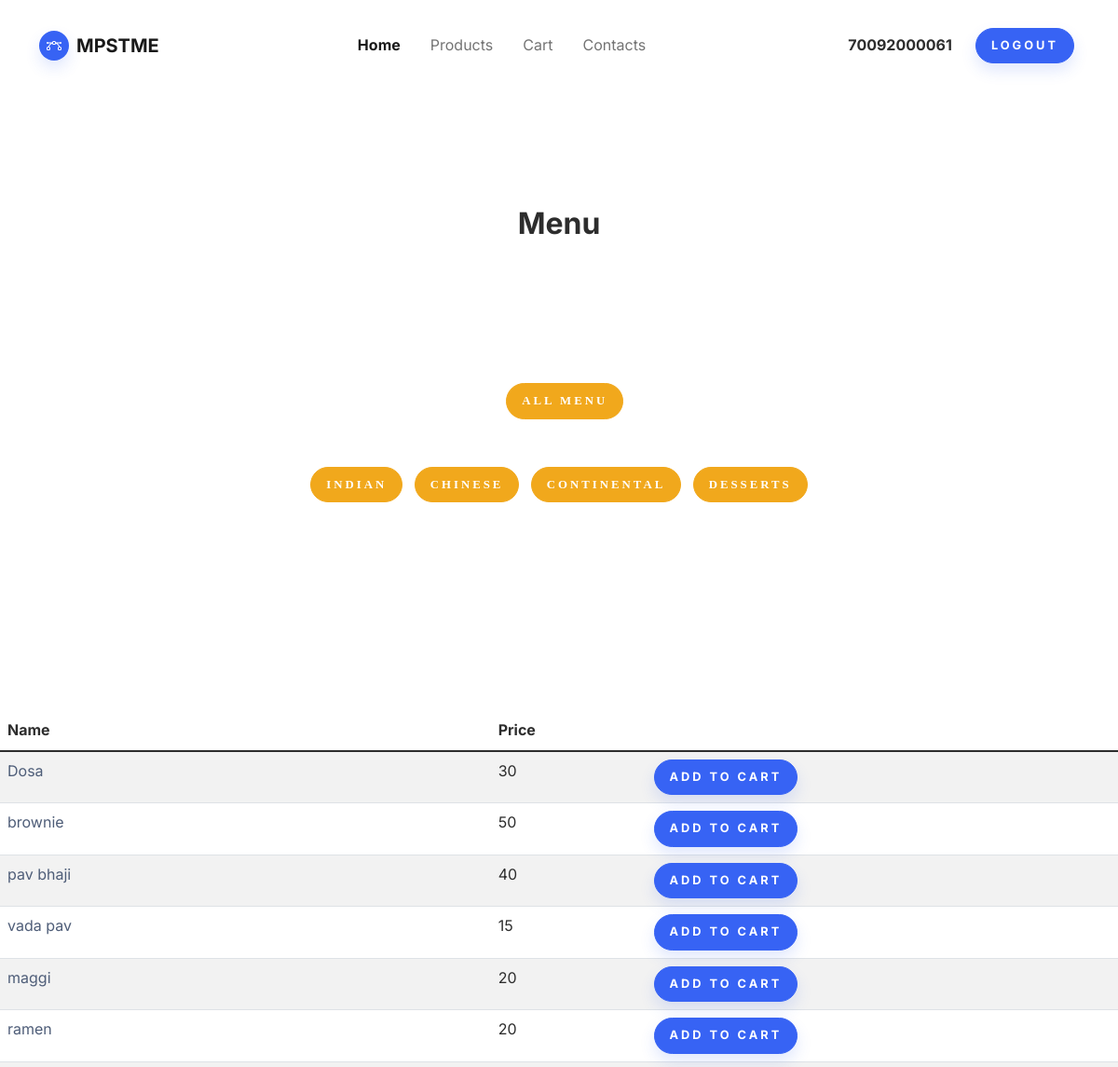
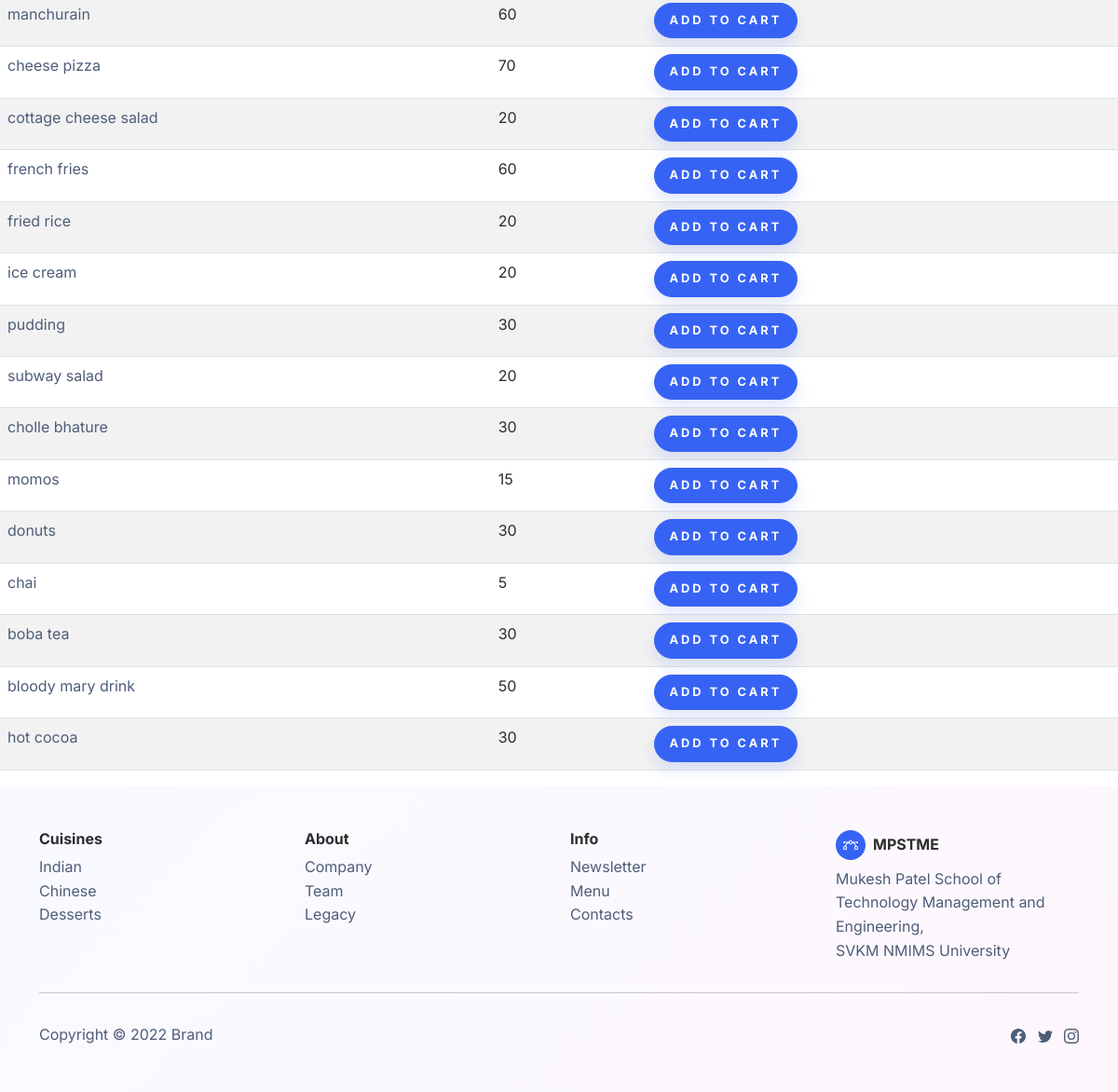
Screenshot of /products/ (signed in) with the database file from the repository (2 pictures, top to bottom).
### home/models.py (models this page shows, shortened)
class Menu(models.Model):
    name=models.CharField(max_length=50)
    price=models.IntegerField()
    prep_time=models.IntegerField()
    cuisines=(
        ('0', "None"),
        ("Indian", "Indian"),
        ("Chinese", "Chinese"),
        ("Continental", "Continental"),
        ("Desserts", "Desserts"),
    )
    cuisine=models.CharField(choices=cuisines, max_length=30, default="None")
    img=models.ImageField(upload_to='img/', null=True, blank=True)
    class Meta:
        verbose_name_plural = "Menu"

### home/views.py (the view)
# urls.py: path('products/',views.products,name='products'),
def products(request):
    menu= Menu.objects.all()
    context={"menu":menu}
    return render(request, 'products.html',context)

### templates/products.html (shortened to what this page needs)
{% extends './common/base.html'%}
{% load static %}
{% block content%}
    <section class="py-5 mt-5" >
        <div class="container py-5" style="max-width:1000px">
            <div class="row mb-4 mb-lg-5">
                <div class="col-md-8 col-xl-6 text-center mx-auto">
                    <h2 class="fw-bold">Menu</h2>
                </div>
            </div>
            <section class="py-5 mt-5">
              <div class="container py-5">
                  <div class="row mx-auto" style="max-width: 900px;">
                      <div class="col">
                <div class="tabs" style="display:table; margin: 0 auto">
                          <ul class="tabs-nav" role="tablist">
                  <li role="presentation" style="display: inline; margin-left: 210px;">
                    <a id="tab-3-and-4-course-prix-fixe"
                      class="btn btn-tabs active"
                      href="{% url 'products' %}"
                      role="tab"
                      aria-controls="3-and-4-course-prix-fixe"
                      aria-selected="true"
                      data-order="1"
                      name="indian"
                      tabindex="0">All Menu</a>
                  </li>
                  <br>
                  <br>
                  <br>
                  <li role="presentation" style="display: inline;">
                    <a id="tab-3-and-4-course-prix-fixe"
                      class="btn btn-tabs active"
                      href="{% url 'products_cuis' 'Indian' %}"
                      role="tab"
                      aria-controls="3-and-4-course-prix-fixe"
                      aria-selected="true"
                      data-order="1"
                      name="indian"
                      tabindex="0">Indian</a>
                  </li>
                  <li role="presentation" style="display: inline;">
                    <a id="tab-january2022tasting"
                      class="btn btn-tabs"
                      href="{% url 'products_cuis' 'Chinese' %}"
                      role="tab"
                      aria-controls="january2022tasting"
                      aria-selected="false"
                      name="chinese"
                      data-order="2"
                      tabindex="-1">Chinese</a>
                  </li>
                  <li role="presentation" style="display: inline;">
                    <a id="tab-wine-list-copy"
                      class="btn btn-tabs"
                      href="{% url 'products_cuis' 'Continental' %}"
                      role="tab"
                      aria-controls="wine-list-copy"
                      aria-selected="false"
                      name="continental"
                      data-order="3"
                      tabindex="-1">Continental</a>
                  </li>
                  <li role="presentation" style="display: inline;">
                    <a id="tab-wine"
                      class="btn btn-tabs"
                      href="{% url 'products_cuis' 'Desserts' %}"
                      role="tab"
                      aria-controls="wine"
                      aria-selected="false"
                      name="dessert"
                      data-order="4"
                      tabindex="-1">Desserts</a>
                  </li>
                  </ul>
                          </div>
                      </div>
                  </div>
              </div>
          </section>
    </section>
    <div>
        <table class="table table-striped">
            <thead>
              <tr>
                <th scope="col">Name</th>
                <th scope="col">Price</th>
              </tr>
            </thead>
            <tbody>
            {% for item in menu %}
              <tr>
                <td><a href="{% url 'product' item.name %}">{{item.name}}</a></td>
                <td>{{item.price}}</td>
                {% if user.is_authenticated %}
                <td><button onclick="myFunction()" class="btn btn-primary shadow update-cart" data-product="{{item.id}}" data-action="add" href="#">Add to Cart</button></td>
                {% endif %}
              </tr>
            {% endfor %}
            </tbody>
          </table>
        </div>
    {% endblock %}

### templates/common/base.html (shortened to what this page needs)
{% load static %}
<!DOCTYPE html>
<html lang="en">
<head>
    <link rel="stylesheet" href="{% static 'bootstrap/css/bootstrap.min.css' %}">
    <link rel="stylesheet" href="{% static 'bootstrap/css/styles.css' %}">
</head>
<body style="/*background: url(&quot;design.jpg&quot;);*/background-position: 0 -60px;">
    <nav class="navbar navbar-light navbar-expand-md fixed-top navbar-shrink py-3" id="mainNav">
        <div class="container"><a class="navbar-brand d-flex align-items-center" href="/"><span class="bs-icon-sm bs-icon-circle bs-icon-primary shadow d-flex justify-content-center align-items-center me-2 bs-icon">
                    </span><span>MPSTME</span></a>
            <div class="collapse navbar-collapse" id="navcol-1">
                <ul class="navbar-nav mx-auto">
                    <li class="nav-item"><a class="nav-link active" href="{% url 'home' %}">Home</a></li>
                    <li class="nav-item"><a class="nav-link" href="{% url 'products' %}">Products</a></li>
                    <li class="nav-item"><a class="nav-link" href="{% url 'shoppingcart' %}">Cart</a></li>
                    <li class="nav-item"><a class="nav-link" href="{% url 'contacts' %}">Contacts</a></li>
                </ul>
                <p style="margin: 20px;"><strong>{{user.username}}</strong></p>
                {% if not user.is_authenticated %}
                <a class="btn btn-primary shadow" style="margin: 5px;" role="button" href="{% url 'signup' %}">Sign up</a>
                <a class="btn btn-primary shadow" style="margin: 5px;" role="button" href="{% url 'login' %}">Login</a>
                {% else %}
                <a class="btn btn-primary shadow" style="margin: 5px;" role="button" href="{% url 'logout' %}">Logout</a>
                {% endif %}
            </div>
        </div>
    </nav>
    <br><br><br>
    {% block content %}
    {% endblock %}
    <footer class="bg-primary-gradient">
        <div class="container py-4 py-lg-5">
            <div class="row justify-content-center">
                <div class="col-sm-4 col-md-3 text-center text-lg-start d-flex flex-column item">
                    <h3 class="fs-6 fw-bold">Cuisines</h3>
                    <ul class="list-unstyled">
                        <li><a href="{% url 'products_cuis' 'Indian' %}">Indian</a></li>
                        <li><a href="{% url 'products_cuis' 'Chinese' %}">Chinese</a></li>
                        <li><a href="{% url 'products_cuis' 'Desserts' %}">Desserts</a></li>
                    </ul>
                </div>
                <div class="col-sm-4 col-md-3 text-center text-lg-start d-flex flex-column item">
                    <h3 class="fs-6 fw-bold">About</h3>
                    <ul class="list-unstyled">
                        <li><a href="#">Company</a></li>
                        <li><a href="#">Team</a></li>
                        <li><a href="#">Legacy</a></li>
                    </ul>
                </div>
                <div class="col-sm-4 col-md-3 text-center text-lg-start d-flex flex-column item">
                    <h3 class="fs-6 fw-bold">Info</h3>
                    <ul class="list-unstyled">
                        <li><a href="">Newsletter</a></li>
                        <li><a href="{% url 'products' %}">Menu</a></li>
                        <li><a href="{% url 'contacts' %}">Contacts</a></li>
                    </ul>
                </div>
                <div class="col-lg-3 text-center text-lg-start d-flex flex-column align-items-center order-first align-items-lg-start order-lg-last item social">
                    <div class="fw-bold d-flex align-items-center mb-2"><span class="bs-icon-sm bs-icon-circle bs-icon-primary d-flex justify-content-center align-items-center bs-icon me-2"></span><span>MPSTME</span></div>
                    <p class="text-muted copyright">Mukesh Patel School of Technology Management and Engineering, <br>SVKM NMIMS University</p>
                </div>
            </div>
            <hr>
            <div class="text-muted d-flex justify-content-between align-items-center pt-3">
                <p class="mb-0">Copyright © 2022 Brand</p>
                <ul class="list-inline mb-0">
                    <li class="list-inline-item"></li>
                    <li class="list-inline-item"></li>
                    <li class="list-inline-item"></li>
                </ul>
            </div>
        </div>
    </footer>
</body>
</html>

### rows the page displays
Menu: name "Dosa", price "30"
Menu: name "brownie", price "50"
Menu: name "pav bhaji", price "40"
Menu: name "vada pav", price "15"
Menu: name "maggi", price "20"
Menu: name "ramen", price "20"
Menu: name "manchurain", price "60"
Menu: name "cheese pizza", price "70"
Menu: name "cottage cheese salad", price "20"
Menu: name "french fries", price "60"
Menu: name "fried rice", price "20"
Menu: name "ice cream", price "20"
Menu: name "pudding", price "30"
Menu: name "subway salad", price "20"
Menu: name "cholle bhature", price "30"
Menu: name "momos", price "15"
Menu: name "donuts", price "30"
Menu: name "chai", price "5"
Menu: name "boba tea", price "30"
Menu: name "bloody mary drink", price "50"
Menu: name "hot cocoa", price "30"

### other values shown
{{ user.username }} "70092000061"
